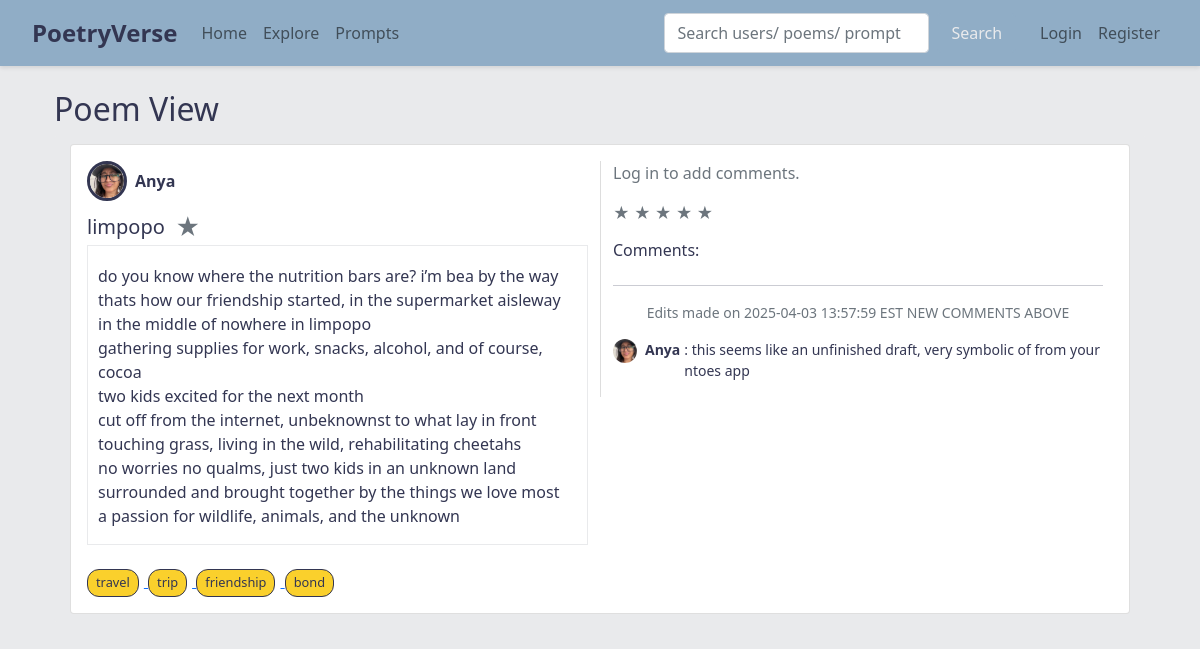
Before: /poem/4 with the older database file.
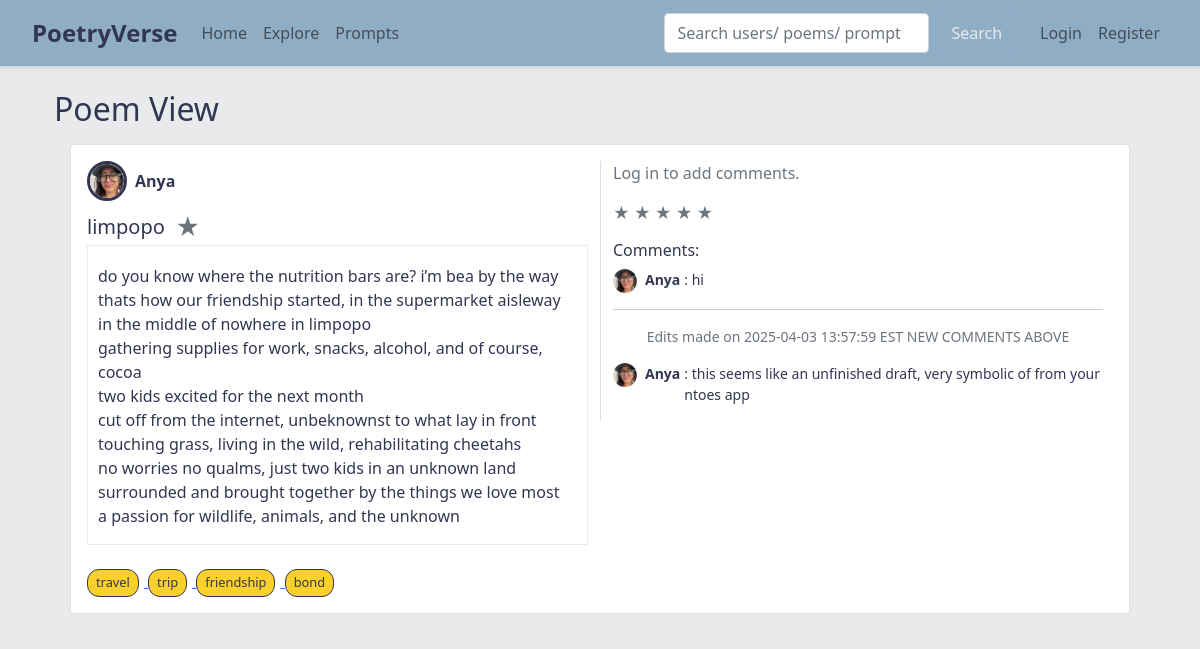
After: the same page with the newer database file.
### app.py (models this page shows)
class User(db.Model, UserMixin):
    id = db.Column(db.Integer, primary_key=True)
    username = db.Column(db.String(150), unique=True, nullable=False)
    email = db.Column(db.String(150), unique=True, nullable=False)
    password = db.Column(db.String(200), nullable=False)
    description = db.Column(db.Text, nullable=True)
    profile_image = db.Column(db.String(300), nullable=True)
    poems = db.relationship('Poem', backref='author', lazy=True)
    collections = db.relationship('Collection', backref='owner', lazy=True)
    favorite_poems = db.relationship('Poem', secondary=favorites, backref=db.backref('favorited_by', lazy='dynamic'))
    following = db.relationship('User', secondary=followers,
                                primaryjoin=(followers.c.follower_id == id),
                                secondaryjoin=(followers.c.followed_id == id),
                                backref=db.backref('followers', lazy='dynamic'),
                                lazy='dynamic')

class Poem(db.Model):
    id = db.Column(db.Integer, primary_key=True)
    title = db.Column(db.String(200), nullable=False)
    content = db.Column(db.Text, nullable=False)
    poem_type = db.Column(db.String(100), nullable=True)
    rating = db.Column(db.Integer, default=0)
    user_id = db.Column(db.Integer, db.ForeignKey('user.id'), nullable=False)
    collection_id = db.Column(db.Integer, db.ForeignKey('collection.id'), nullable=True)
    visibility = db.Column(db.String(10), nullable=False, default='public')
    comments = db.relationship('Comment', backref='poem', lazy=True, cascade="all, delete-orphan")
    tags = db.relationship('Tag', secondary=poem_tags, backref=db.backref('poems', lazy='dynamic'))
    prompt_id = db.Column(db.Integer, db.ForeignKey('prompt.id'), nullable=True)

class Tag(db.Model):
    id = db.Column(db.Integer, primary_key=True)
    name = db.Column(db.String(50), unique=True, nullable=False)

class Comment(db.Model):
    id = db.Column(db.Integer, primary_key=True)
    text = db.Column(db.String(300), nullable=False)
    poem_id = db.Column(db.Integer, db.ForeignKey('poem.id'), nullable=False)
    user_id = db.Column(db.Integer, db.ForeignKey('user.id'), nullable=False)
    created_at = db.Column(db.DateTime, default=datetime.utcnow)
    is_edit_marker = db.Column(db.Boolean, default=False)
    author = db.relationship('User', backref='comments')

### app.py (the view, shortened to what this page needs)
@app.route('/poem/<int:poem_id>')
def view_poem(poem_id):
    poem = Poem.query.get_or_404(poem_id)
    if poem.visibility == 'private' and poem.author != current_user:
        flash("This poem is private.", "danger")
        return redirect(url_for('home'))
    return render_template('view_poem.html', poem=poem)

### templates/view_poem.html (shortened to what this page needs)
{% extends "base.html" %}
{% block content %}
<div class="container my-4">
  <h2>Poem View</h2>
  <div class="list-group">
    <div class="list-group-item mb-3 custom-bg">
      <div class="card">
        <div class="card-body">
          <div class="row">
            <div class="col-md-6">
              <div class="d-flex align-items-center mb-2">
                {% if poem.author.profile_image %}
                  <img src="{{ poem.author.profile_image }}" alt="Profile Image" class="profile-img" style="width: 40px; height: 40px; border-radius: 50%; object-fit: cover; object-position: center; margin-right: 0.5rem;">
                {% else %}
                  <div class="rounded-circle bg-secondary d-flex justify-content-center align-items-center" style="width: 40px; height: 40px; margin-right: 0.5rem;">
                    <span class="text-white" style="font-size: 1rem;">?</span>
                  </div>
                {% endif %}
                <span class="fw-bold">{{ poem.author.username }}</span>
              </div>
              <div class="d-flex justify-content-between align-items-center">
                <div class="d-flex justify-content-between align-items-center">
                  <h5 class="card-title mb-0">{{ poem.title }} &nbsp;</h5>
                  <button class="favorite-btn" data-poem-id="{{ poem.id }}">
                    <span class="star-icon {% if poem in current_user.favorite_poems %}text-warning{% else %}text-secondary{% endif %}">
                      &#9733;
                    </span>
                  </button>
                </div>
              </div>
              <div class="poem-content-container">
                <p class="card-text mt-2">{{ poem.content | replace('\n', '<br>') | safe }}</p>
              </div>
              <br>
              {% if poem.tags %}
                <div class="poem-tags">
                  {% for tag in poem.tags %}
                  <a href="{{ url_for('search', q=tag.name) }}" class="tag-chip-link">
                    <span class="tag-chip-display">{{ tag.name }}</span>
                  </a>
                  {% endfor %}
                </div>
              {% endif %}
            </div>
            <div class="col-md-6 d-flex flex-column" style="border-left: 1px solid #ddd;">
                {% if current_user.is_authenticated %}
                <form class="add-comment-form" data-poem-id="{{ poem.id }}">
                    <div class="input-group mb-2">
                    <input type="text" class="form-control" name="comment" placeholder="Add a comment">
                    <button type="submit" class="btn btn-sm btn-outline-primary add-button-new">Submit</button>
                    </div>
                </form>
                {% else %}
                <p class="text-muted">Log in to add comments.</p>
                {% endif %}
                <div class="rating mb-3" data-rating="{{ poem.rating }}" data-poem-id="{{ poem.id }}">
                {% for i in range(1, 6) %}
                    <span class="star {% if i <= poem.rating %}text-warning{% else %}text-secondary{% endif %}" data-rating-value="{{ i }}">&#9733;</span>
                {% endfor %}
                </div>
                <div class="comments-container">
                <h6>Comments:</h6>
                <div class="comments-list">
                    {% set sorted_comments = poem.comments|sort(attribute='created_at', reverse=True) %}
                    {% for comment in sorted_comments %}
                    {% if comment.is_edit_marker %}
                        <hr>
                        <p class="small text-center text-muted">{{ comment.text }}</p>
                    {% else %}
                        <p class="small d-flex align-items-start" id="comment-{{ comment.id }}">
                        {% if comment.author.profile_image %}
                            <img src="{{ comment.author.profile_image }}" alt="Profile" class="comment-profile-img">
                        {% else %}
                            <div class="rounded-circle bg-secondary d-flex justify-content-center align-items-center comment-profile-img">
                            <span class="text-white">?</span>
                            </div>
                        {% endif %}
                        <strong class="me-1">{{ comment.author.username }}</strong>: {{ comment.text }}
                        </p>
                    {% endif %}
                    {% endfor %}
                </div>
                </div>
            </div>
          </div>
        </div>
      </div>
    </div>
  </div>
</div>
{% endblock %}

### templates/base.html (shortened to what this page needs)
<!DOCTYPE html>
<html lang="en">
<head>
  <link href="https://cdn.jsdelivr.net/npm/bootstrap@5.0.2/dist/css/bootstrap.min.css" rel="stylesheet">
  <link rel="stylesheet" href="{{ url_for('static', filename='css/global.css') }}">
</head>
<body>
  <nav class="navbar navbar-expand-lg navbar-light navbar-custom">
    <div class="container-fluid">
      <a class="navbar-brand" href="{{ url_for('home') }}">PoetryVerse</a>
      <div class="collapse navbar-collapse" id="navbarNav">
        <ul class="navbar-nav me-auto">
          <li class="nav-item">
            <a class="nav-link {% if request.endpoint == 'home' %}active{% endif %}" href="{{ url_for('home') }}">Home</a>
          </li>
          <li class="nav-item">
            <a class="nav-link {% if request.endpoint == 'explore' %}active{% endif %}" href="{{ url_for('explore') }}">Explore</a>
          </li>
          <li class="nav-item">
            <a class="nav-link {% if request.endpoint == 'prompts' %}active{% endif %}" href="{{ url_for('prompts') }}">Prompts</a>
          </li>
        </ul>
        <form class="d-flex me-3" action="{{ url_for('search') }}" method="GET">
          <input class="form-control me-2 custom-searchbar" type="search" name="q" placeholder="Search users/ poems/ prompts">
          <button class="btn btn-outline-success prf-add" type="submit">Search</button>
        </form>
        <ul class="navbar-nav">
          {% if current_user.is_authenticated %}
          <li class="nav-item">
            <a class="nav-link" href="{{ url_for('logout') }}">Logout</a>
          </li>
          {% else %}
          <li class="nav-item">
            <a class="nav-link" href="{{ url_for('login') }}">Login</a>
          </li>
          <li class="nav-item">
            <a class="nav-link" href="{{ url_for('register') }}">Register</a>
          </li>
          {% endif %}
        </ul>
      </div>
    </div>
  </nav>
  <div class="container mt-4">
    {% block content %}{% endblock %}
  </div>
</body>
</html>

### static/css/global.css (style rules this page uses)
body { background-color: #e9eaec; color: #333652; }
.navbar-custom { background-color: #90adc6 !important; padding: 10px 20px; box-shadow: 0 2px 4px rgba(0,0,0,0.1); }
.navbar-custom .nav-link { color: #333652; font-weight: 500; transition: color 0.3s, border-bottom 0.3s; position: relative; }
.navbar-brand { font-size: 1.5rem; font-weight: bold; color: #333652 !important; }
.prf-add { background-color: #90adc6; color: #e9eaec; border: 2px solid #90adc6; }
.custom-bg { background-color: #e9eaec; border: none !important; color: #333652; }
.profile-img { width: 100px; height: 100px; border-radius: 50%; object-fit: cover; object-position: center; border: 3px solid #333652; }
.col-md-6 { display: flex; flex-direction: column; justify-content: space-between; height: 100%; }
.poem-content-container { max-height: 300px; overflow-y: auto; padding: 10px; border: 1px solid #e9eaec; }
.comments-container { display: flex; flex-direction: column; flex-grow: 1; max-height: 100%; }
.comments-list { flex-grow: 1; max-height: 200px; overflow-y: auto; padding-right: 10px; }
.comment-profile-img { width: 24px; height: 24px; border-radius: 50%; object-fit: cover; object-position: center; margin-right: 0.5rem; }
.favorite-btn { border: none; background: none; padding: 0; font-size: 1.5rem; cursor: pointer; }
.star-icon { font-size: 1.5rem; color: black; transition: color 0.1s ease-in-out; }
.tag-chip-display { display: inline-block; background-color: #fad02c; color: #333652; padding: 3px 8px; border: 1px solid #333652; border-radius: 12px; font-size: 0.8rem; margin-right: 5px; transition: color 0.9s ease-in-out; }
.custom-searchbar { width: 265px; }

Changed rows visible on the page:
added Comment: author.profile_image (picture), author.username "Anya", text "hi"
